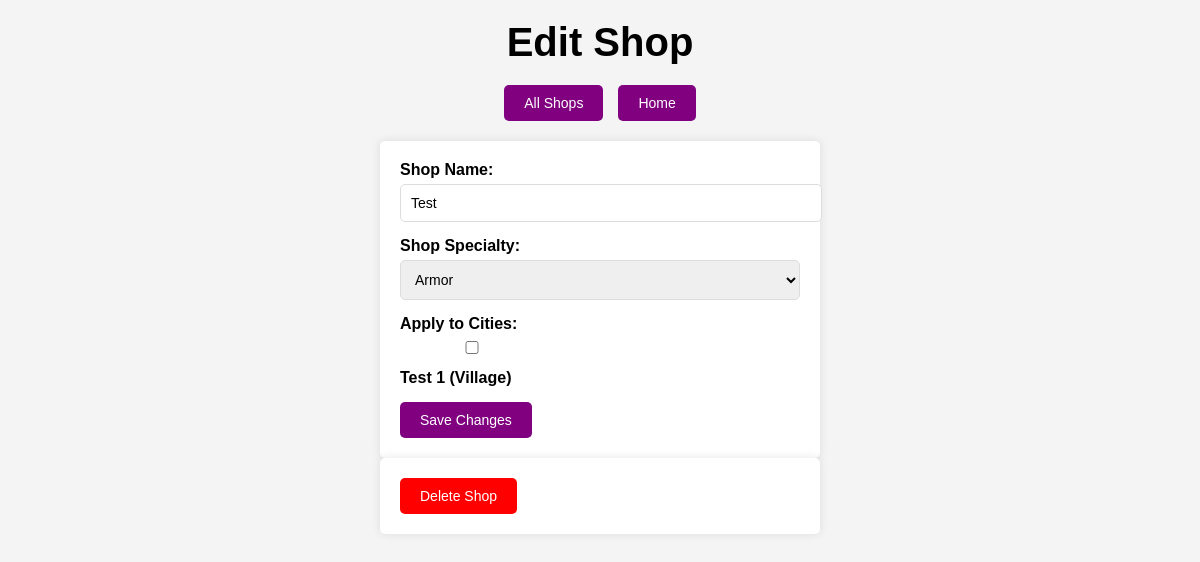
Before: /shops/edit/1 with the older database file.
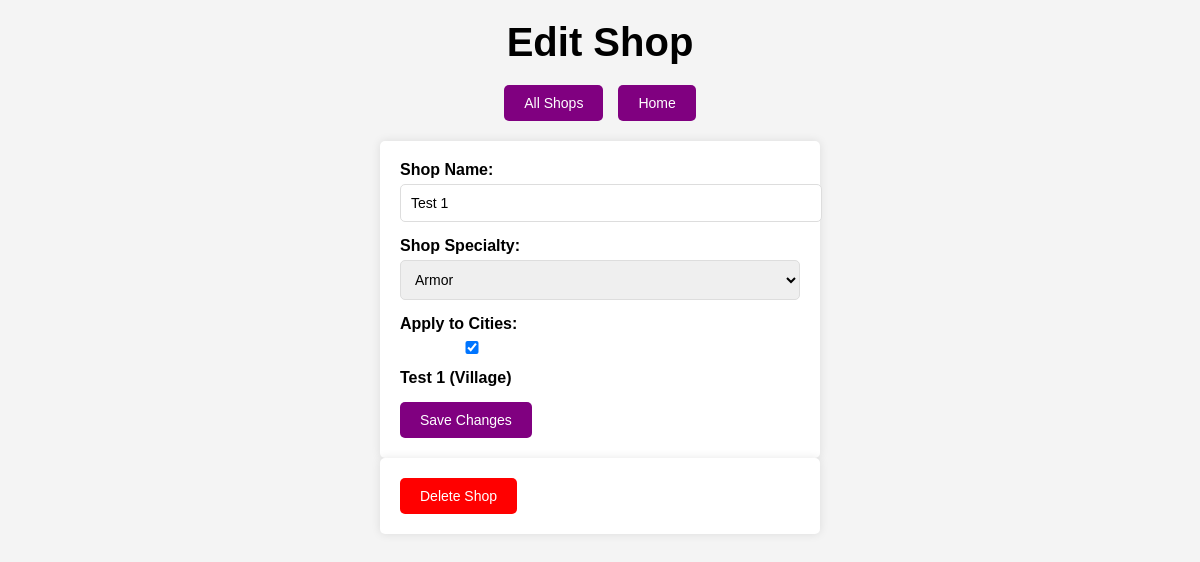
After: the same page with the newer database file.
### app/models.py (models this page shows, shortened)
class Shop(db.Model):
    __tablename__ = "shops"
    shop_id = db.Column(db.Integer, primary_key=True)
    type = db.Column(db.String(100), nullable=False)
    name = db.Column(db.String(100), nullable=False)
    cities = db.relationship("City", secondary=shop_cities, back_populates="shops")
    inventory = db.relationship(
        "ShopInventory",
        back_populates="shop",
        cascade="all, delete-orphan"
    )

class City(db.Model):
    __tablename__ = "cities"
    city_id = db.Column(db.Integer, primary_key=True)
    name = db.Column(db.String(100), nullable=False, index=True)
    size = db.Column(db.String(50))
    population = db.Column(db.Integer)
    region = db.Column(db.String(100), index=True)
    shops = db.relationship("Shop", secondary=shop_cities, back_populates="cities", cascade="all, delete")

### app/routes/shop_routes.py (the view, shortened to what this page needs)
@shop_bp.route('/edit/<int:shop_id>', methods=['GET', 'POST'])
def edit_shop(shop_id):
    shop = Shop.query.get_or_404(shop_id)
    cities = City.query.all()
    linked_city_ids = [city.city_id for city in shop.cities]
    print(f"[DEBUG] Shop linked to cities: {linked_city_ids}")
    return render_template('edit_shop.html', shop=shop, cities=cities, linked_city_ids=linked_city_ids)

### app/templates/edit_shop.html (shortened to what this page needs)
<!DOCTYPE html>
<html>
<head>
</head>
<body>
    <h1>Edit Shop</h1>
    <div class="button-container">
        <button class="button" onclick="window.location.href='{{ url_for('shop.view_all_shops') }}'">All Shops</button>
        <button class="button" onclick="window.location.href='/'">Home</button>
    </div>
    <form method="POST">
        <label for="name">Shop Name:</label>
        <input type="text" id="name" name="name" value="{{ shop.name }}" required>
        <label for="type">Shop Specialty:</label>
        <select id="type" name="type" required>
            <option value="Armor" {% if shop.type == "Armor" %}selected{% endif %}>Armor</option>
        </select>
        <label for="cities">Apply to Cities:</label>
        <div class="checkbox-container">
            {% for city in cities %}
            <div>
                <input type="checkbox" id="city_{{ city.city_id }}" name="city_ids" value="{{ city.city_id }}"
                    {% if city.city_id in linked_city_ids %}checked{% endif %}>
                <label for="city_{{ city.city_id }}">{{ city.name }} ({{ city.size }})</label>
            </div>
            {% endfor %}
        </div>
        <div>
            <button type="submit">Save Changes</button>
        </div>
    </form>
    <form method="POST" action="{{ url_for('shop.delete_shop', shop_id=shop.shop_id) }}">
        <button type="submit" style="background-color: red;">Delete Shop</button>
    </form>
</body>
</html>

Changed rows visible on the page:
changed Shop "Armor": name "Test" → "Test 1"
computed for City "Test 1": city_id "☐" → "☑"
